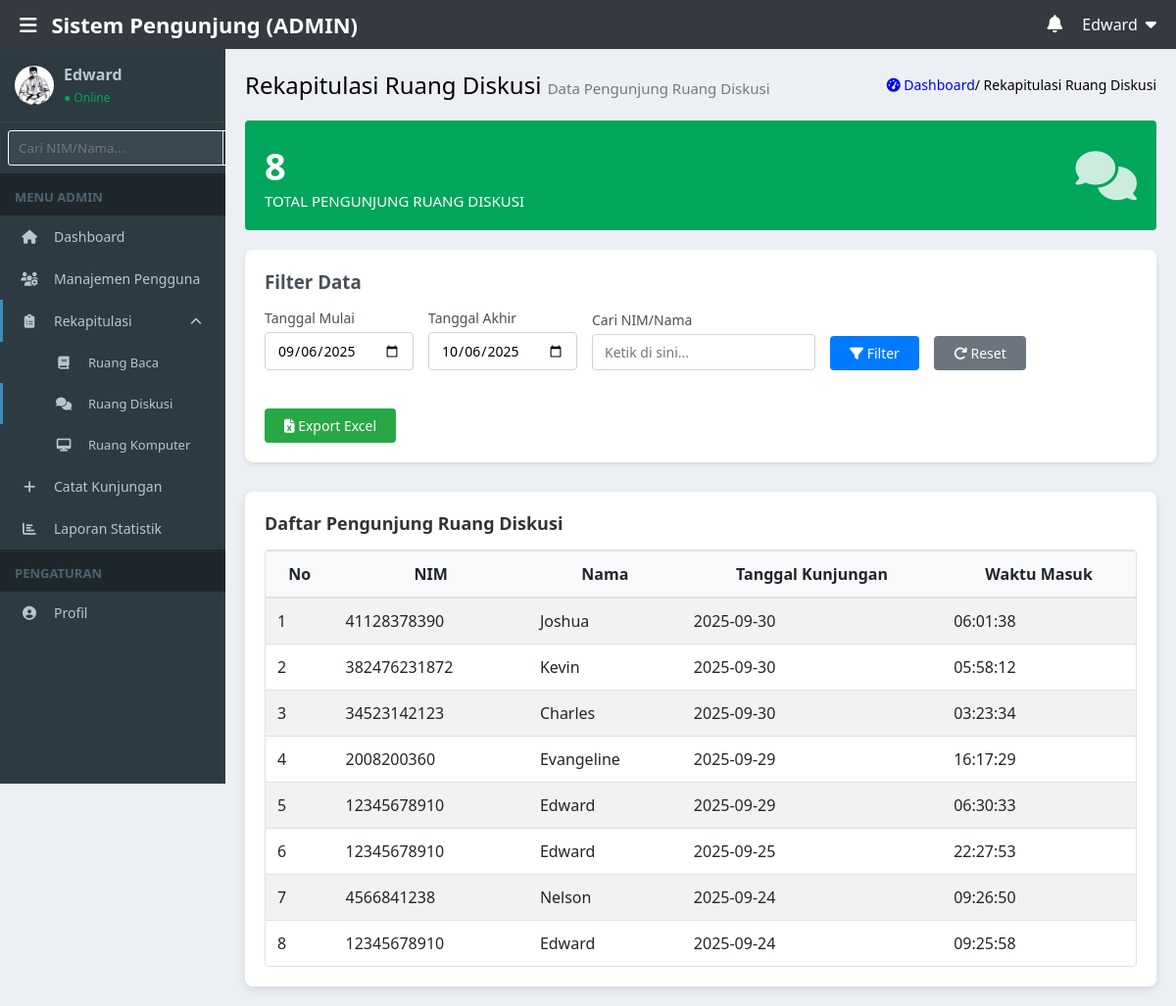
The page /rekapitulasi_ruang_diskusi.php (signed in) on the database its author committed.
### tables this page shows
CREATE TABLE `visits` (
  `id` int(11) NOT NULL,
  `nim` varchar(100) NOT NULL,
  `nama` varchar(255) NOT NULL,
  `tujuan` varchar(255) NOT NULL,
  `tanggal_kunjungan` date NOT NULL,
  `jam_masuk` time NOT NULL,
  `created_at` timestamp NOT NULL DEFAULT current_timestamp(),
  `device_id` varchar(255) DEFAULT NULL,
  `scan_location` varchar(100) DEFAULT 'entrance',
  `visit_method` enum('manual','scan') DEFAULT 'manual'
);

### rekapitulasi_ruang_diskusi.php (the view, shortened to what this page needs)
<?php
require_once 'includes/db.php';
$user = $_SESSION['user_data'];
$start_date = $_GET['start_date'] ?? date('Y-m-d', strtotime('-30 days'));
$end_date   = $_GET['end_date']   ?? date('Y-m-d');
$keyword    = trim($_GET['keyword'] ?? '');
$where  = "tujuan = ?";
$params = ['Ruang Diskusi'];
$types  = 's';
if ($start_date && $end_date) {
    $where  .= " AND tanggal_kunjungan BETWEEN ? AND ?";
    $params[] = $start_date;
    $params[] = $end_date;
    $types    .= 'ss';
}
$sql = "SELECT id, nim, nama, tanggal_kunjungan, jam_masuk
        FROM visits
        WHERE $where
        ORDER BY tanggal_kunjungan DESC, jam_masuk DESC";
$stmt = $conn->prepare($sql);
$binds = array_merge([$types], $params);
$refs  = [];
foreach ($binds as $k => $v) $refs[$k] = &$binds[$k];
call_user_func_array([$stmt, 'bind_param'], $refs);
$stmt->execute();
$result = $stmt->get_result();
$visits = [];
while ($row = $result->fetch_assoc()) $visits[] = $row;
$total_visits = count($visits);
$profile_picture = trim($user['profile_picture'] ?? '');
?>
<!DOCTYPE html>
<html lang="id">
<head>
    <link rel="stylesheet" href="https://cdnjs.cloudflare.com/ajax/libs/font-awesome/6.5.1/css/all.min.css">
    <link rel="stylesheet" href="css/admin_dashboard.css">
    <link rel="stylesheet" href="css/rekapitulasi.css">
    <link rel="stylesheet" href="css/session_timeout.css">
</head>
<body class="admin-page">
    <div class="wrapper">
        <header class="top-header">
            <div class="top-header-left">
                <span class="menu-toggle" id="menuToggle"><i class="fas fa-bars"></i></span>
                <span class="logo">Sistem Pengunjung (ADMIN)</span>
            </div>
            <div class="top-header-right">
                <i class="fas fa-bell"></i>
                <div class="admin-profile">
                    <span><?= htmlspecialchars($user['first_name']) ?></span>
                    <i class="fas fa-caret-down"></i>
                </div>
            </div>
        </header>
        <div class="content-body">
            <aside class="sidebar" id="sidebar">
                <div class="profile">
                    <img src="<?= htmlspecialchars($profile_picture) ?>" alt="Admin">
                    <div>
                        <p><strong><?= htmlspecialchars($user['first_name']) ?></strong></p>
                        <span class="online-status">● Online</span>
                    </div>
                </div>
                <div class="search-container">
                    <form method="get" action="">
                        <input type="text" name="keyword" placeholder="Cari NIM/Nama..." value="<?= htmlspecialchars($keyword) ?>">
                        <button type="submit"><i class="fas fa-search"></i></button>
                    </form>
                </div>
                <div class="navigation-header">MENU ADMIN</div>
                <nav>
                    <ul>
                        <li><a href="admin_dashboard.php"><i class="fas fa-home"></i><span>Dashboard</span></a></li>
                        <li><a href="manajemen_pengguna.php"><i class="fas fa-users-cog"></i><span>Manajemen Pengguna</span></a></li>
                        <li>
                            <a href="javascript:void(0);" class="has-submenu active" id="rekapitulasiToggle">
                                <i class="fas fa-clipboard-list"></i>
                                <span>Rekapitulasi</span>
                                <i class="fas fa-chevron-down"></i>
                            </a>
                            <ul class="submenu show" id="rekapitulasiSubmenu">
                                <li><a href="rekapitulasi_ruang_baca.php"><i class="fas fa-book"></i><span>Ruang Baca</span></a></li>
                                <li><a href="rekapitulasi_ruang_diskusi.php" class="active"><i class="fas fa-comments"></i><span>Ruang Diskusi</span></a></li>
                                <li><a href="rekapitulasi_ruang_komputer.php"><i class="fas fa-desktop"></i><span>Ruang Komputer</span></a></li>
                            </ul>
                        </li>
                        <li><a href="catat_kunjungan.php"><i class="fas fa-plus"></i><span>Catat Kunjungan</span></a></li>
                        <li><a href="laporan_statistik.php"><i class="fas fa-chart-bar"></i><span>Laporan Statistik</span></a></li>
                    </ul>
                </nav>
                <div class="navigation-header">PENGATURAN</div>
                <nav>
                    <ul>
                        <li><a href="profile.php"><i class="fas fa-user-circle"></i><span>Profil</span></a></li>
                    </ul>
                </nav>
            </aside>
            <main class="main-content" id="mainContent">
                <div class="main-header">
                    <h1>Rekapitulasi Ruang Diskusi <span>Data Pengunjung Ruang Diskusi</span></h1>
                    <ol class="breadcrumb">
                        <li><a href="admin_dashboard.php" style="text-decoration: none;"><i class="fas fa-tachometer-alt"></i> Dashboard</a></li>
                        <li> / Rekapitulasi Ruang Diskusi</li>
                    </ol>
                </div>
                <section class="cards">
                    <div class="card green">
                        <div class="card-content">
                            <h3><?= $total_visits ?></h3>
                            <p>TOTAL PENGUNJUNG RUANG DISKUSI</p>
                        </div>
                        <div class="card-icon"><i class="fas fa-comments"></i></div>
                    </div>
                </section>
                <section class="filter-section">
                    <h3 style="margin-bottom: 15px; color: #495057;">Filter Data</h3>
                    <form method="get" action="" class="filter-form">
                        <div class="form-group">
                            <label>Tanggal Mulai</label>
                            <input type="date" name="start_date" value="<?= htmlspecialchars($start_date) ?>">
                        </div>
                        <div class="form-group">
                            <label>Tanggal Akhir</label>
                            <input type="date" name="end_date" value="<?= htmlspecialchars($end_date) ?>">
                        </div>
                        <div class="form-group">
                            <label>Cari NIM/Nama</label>
                            <input type="text" name="keyword" placeholder="Ketik di sini..." value="<?= htmlspecialchars($keyword) ?>">
                        </div>
                        <div class="form-group">
                            <label>&nbsp;</label>
                            <button type="submit" class="btn-filter"><i class="fas fa-filter"></i> Filter</button>
                        </div>
                        <div class="form-group">
                            <label>&nbsp;</label>
                            <a href="rekapitulasi_ruang_diskusi.php" class="btn-reset"><i class="fas fa-redo"></i> Reset</a>
                        </div>
                        <div class="form-group">
                            <label>&nbsp;</label>
                            <a href="export_ruang_diskusi.php?start_date=<?= urlencode($start_date) ?>&end_date=<?= urlencode($end_date) ?>&keyword=<?= urlencode($keyword) ?>" class="btn-export"><i class="fas fa-file-excel"></i> Export Excel</a>
                        </div>
                    </form>
                </section>
                <section class="recent-visitors">
                    <h3>Daftar Pengunjung Ruang Diskusi</h3>
                    <div class="table-responsive">
                        <table class="table table-striped">
                            <thead>
                                <tr>
                                    <th>No</th>
                                    <th>NIM</th>
                                    <th>Nama</th>
                                    <th>Tanggal Kunjungan</th>
                                    <th>Waktu Masuk</th>
                                </tr>
                            </thead>
                            <tbody>
                                <?php if ($visits): ?>
                                    <?php foreach ($visits as $i => $v): ?>
                                    <tr>
                                        <td><?= $i + 1 ?></td>
                                        <td><?= htmlspecialchars($v['nim']) ?></td>
                                        <td><?= htmlspecialchars($v['nama']) ?></td>
                                        <td><?= htmlspecialchars($v['tanggal_kunjungan']) ?></td>
                                        <td><?= htmlspecialchars($v['jam_masuk']) ?></td>
                                    </tr>
                                    <?php endforeach; ?>
                                <?php else: ?>
                                    <tr><td colspan="5" class="text-center">Tidak ada data pengunjung Ruang Diskusi.</td></tr>
                                <?php endif; ?>
                            </tbody>
                        </table>
                    </div>
                </section>
            </main>
        </div>
    </div>
</body>
</html>

### css/rekapitulasi.css (style rules this page uses)
.filter-section { background: #fff; padding: 20px; border-radius: 8px; margin-bottom: 20px; box-shadow: 0 2px 4px rgba(0, 0, 0, 0.1); }
.filter-form { display: flex; gap: 15px; align-items: end; flex-wrap: wrap; }
.form-group { display: flex; flex-direction: column; gap: 5px; }
.form-group label { font-size: 14px; font-weight: 500; color: #495057; }
.form-group input { padding: 8px 12px; border: 1px solid #ced4da; border-radius: 4px; font-size: 14px; min-width: 150px; }
.btn-filter { padding: 8px 20px; background-color: #007bff; color: white; border: none; border-radius: 4px; cursor: pointer; font-size: 14px; transition: background-color 0.3s ease; }
.btn-reset { padding: 8px 20px; background-color: #6c757d; color: white; border: none; border-radius: 4px; cursor: pointer; font-size: 14px; text-decoration: none; display: inline-block; transition: background-color 0.3s ease; }
.btn-export { padding: 8px 20px; background-color: #28a745; color: white; border: none; border-radius: 4px; cursor: pointer; font-size: 14px; text-decoration: none; display: inline-block; transition: background-color 0.3s ease; }

### rows shown on the page
visits: nim "41128378390", nama "Joshua", tanggal_kunjungan "2025-09-30", jam_masuk "06:01:38"
visits: nim "382476231872", nama "Kevin", tanggal_kunjungan "2025-09-30", jam_masuk "05:58:12"
visits: nim "34523142123", nama "Charles", tanggal_kunjungan "2025-09-30", jam_masuk "03:23:34"
visits: nim "2008200360", nama "Evangeline", tanggal_kunjungan "2025-09-29", jam_masuk "16:17:29"
visits: nim "12345678910", nama "Edward", tanggal_kunjungan "2025-09-29", jam_masuk "06:30:33"
visits: nim "12345678910", nama "Edward", tanggal_kunjungan "2025-09-25", jam_masuk "22:27:53"
visits: nim "4566841238", nama "Nelson", tanggal_kunjungan "2025-09-24", jam_masuk "09:26:50"
visits: nim "12345678910", nama "Edward", tanggal_kunjungan "2025-09-24", jam_masuk "09:25:58"

### other values the page prints
$user['first_name'] "Edward"
$total_visits "8"
